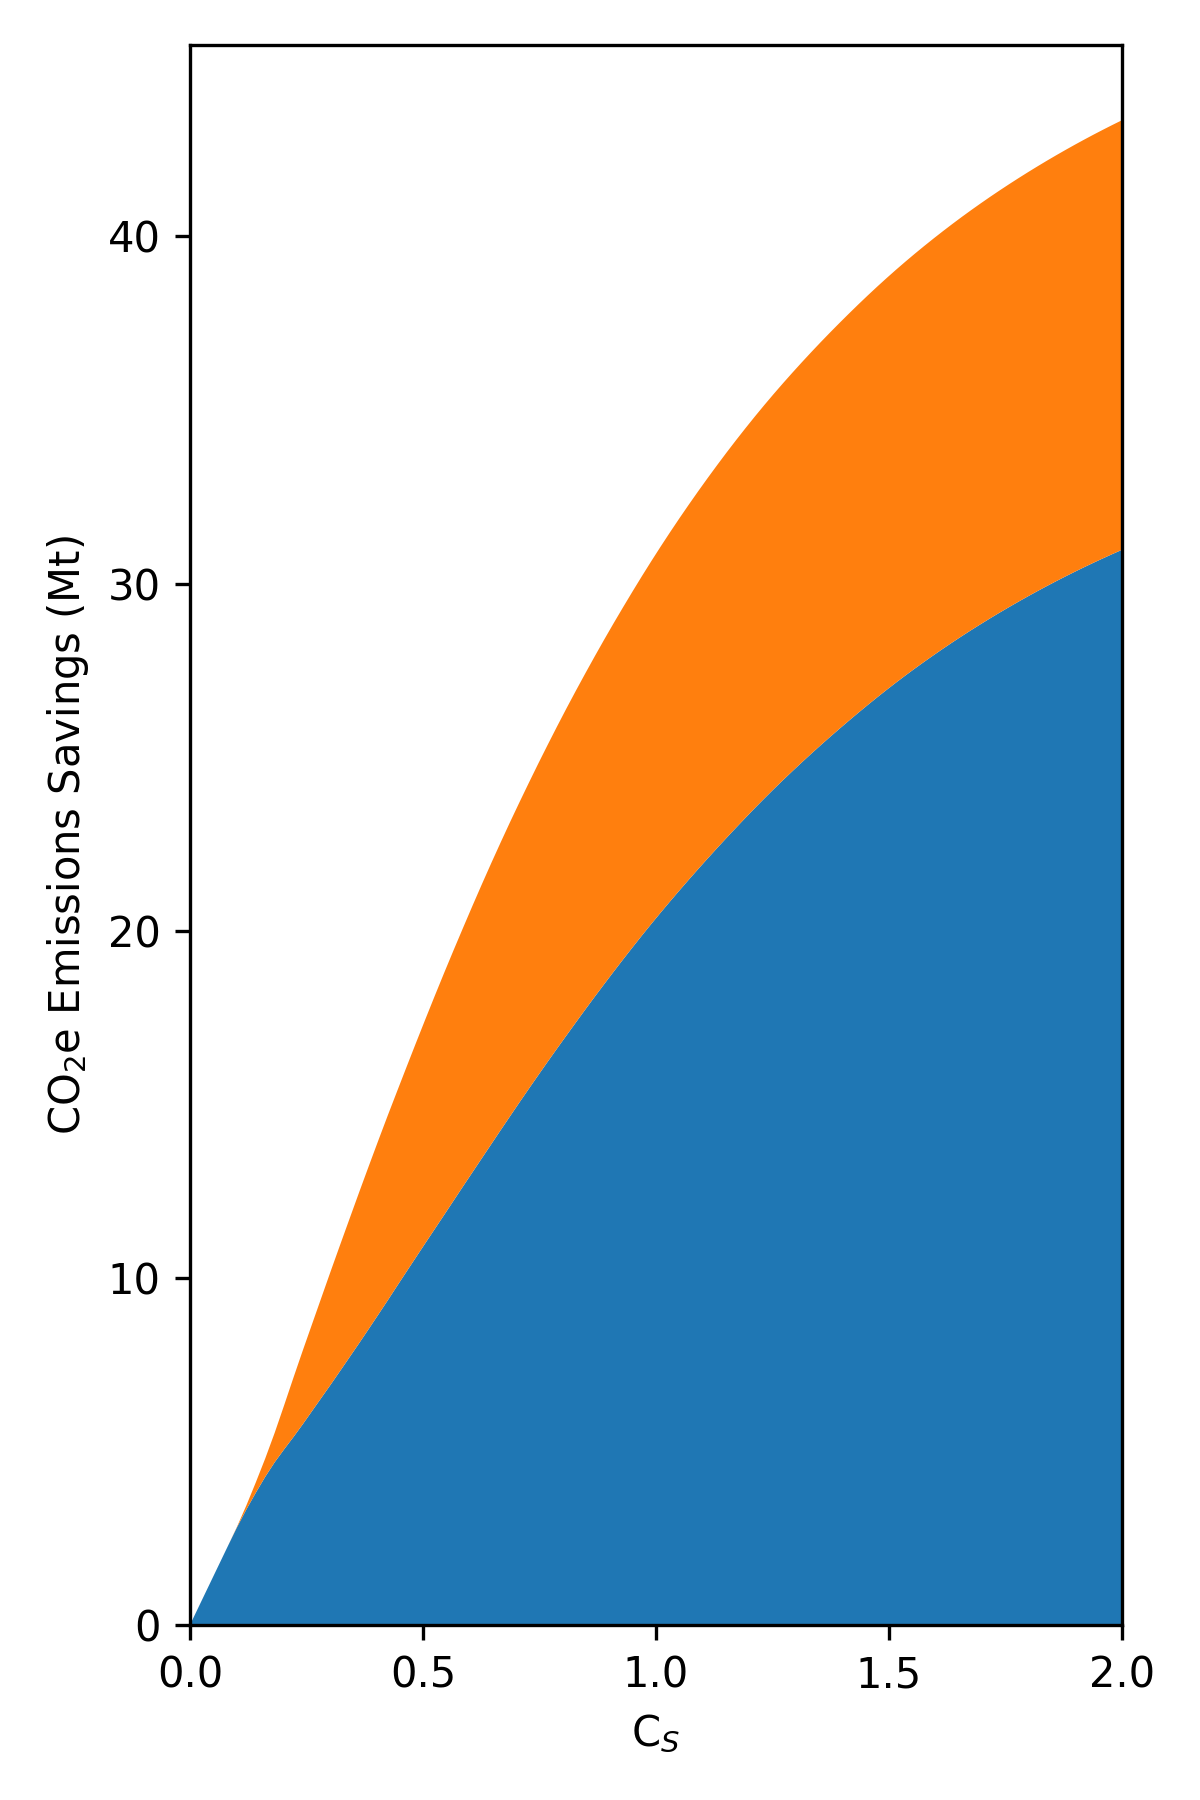

Reproduce this figure in Python.
from Main import *
import pandas as pd
import numpy as np
import matplotlib.pyplot as plt

def SweepGeneation(NG,C_Start,C_End,S_Start,S_End):

    steps = 100
    Conv = np.linspace(C_Start,C_End, steps)
    Scav = np.linspace(S_Start,S_End, steps)

    Gen = np.ndarray(shape=(len(NG.Mix['Technologies']), steps))
    Gen.fill(0)

    for idx in range(0,steps,1):
        DNG = Dispatch(NG, Conv[idx]+1, Scav[idx])

        for jdx, Asset in enumerate(DNG.Distributed.Mix['Technologies']):
            Gen[jdx][idx] = Gen[jdx][idx] +  np.sum(Asset['CarbonEmissions'] / 2 * (1*10**-9))
        if idx == 0:
            orgco = Gen[:,0].copy()
        Gen[:,idx] = (orgco - Gen[:,idx])

    return Scav, Gen


NG = setup('C:\\Users\Cai Williams\PycharmProjects\Ryfeddod\Data\\NationalGrid_2016.NGM', 'C:\\Users\Cai Williams\PycharmProjects\Ryfeddod\Data\Devices\\Newcastle48U.csv', 53.13359, -1.746826)
Scav, Gen = SweepGeneation(NG, 0, 0, 0, 2)
DNG = Dispatch(NG, 1, 0)
plt.rcParams["figure.figsize"] = (4, 6)
plt.rcParams["figure.dpi"] = 300
plt.rcParams["axes.prop_cycle"] = plt.cycler("color", plt.cm.tab10.colors)
labels = [Asset['Technology'] for Asset in DNG.Distributed.Mix['Technologies']]
plt.stackplot(Scav, Gen[0:2,:])
plt.xlabel('C$_S$')
plt.xlim(left=0,right=2)
plt.ylabel('CO$_2$e Emissions Savings (Mt)')
#plt.legend(labels)
plt.tight_layout()
plt.savefig('FigureSI1b.svg')
plt.savefig('FigureSI1b.png')
#plt.show()